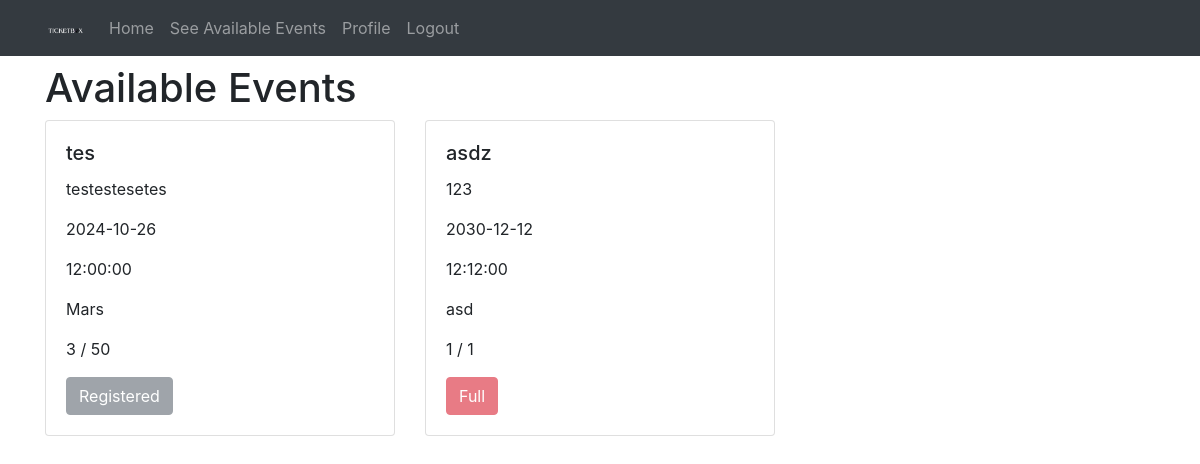
Page /lec/user/register-event.php (signed in) on the committed database.
### tables this page shows
CREATE TABLE `events` (
  `id` int(11) NOT NULL,
  `name` varchar(200) NOT NULL,
  `description` text DEFAULT NULL,
  `date` date NOT NULL,
  `time` time NOT NULL,
  `location` varchar(200) NOT NULL,
  `max_participants` int(11) NOT NULL,
  `current_participants` int(11) DEFAULT 0,
  `status` enum('open','closed','canceled') DEFAULT 'open',
  `image_path` varchar(255) DEFAULT NULL,
  `banner_path` varchar(255) DEFAULT NULL,
  `created_at` timestamp NOT NULL DEFAULT current_timestamp(),
  `updated_at` timestamp NOT NULL DEFAULT current_timestamp() ON UPDATE current_timestamp()
);

### lec/user/register-event.php (the view, shortened to what this page needs)
<?php
include '../includes/header.php';
$database = new Database();
$db = $database->getConnection();
$query = "SELECT e.*,
          (SELECT COUNT(*) FROM event_registrations r WHERE r.event_id = e.id) as registered_count,
          (SELECT COUNT(*) FROM event_registrations r WHERE r.event_id = e.id AND r.user_id = :user_id) as is_registered
          FROM events e
          WHERE e.date >= CURDATE()
          ORDER BY e.date ASC";
$stmt = $db->prepare($query);
$stmt->execute([':user_id' => $_SESSION['user_id']]);
$events = $stmt->fetchAll(PDO::FETCH_ASSOC);
?>
<!DOCTYPE html>
<html>
<head>
    <link rel="stylesheet" href="../assets/css/style.css">
    <link rel="stylesheet" href="https://maxcdn.bootstrapcdn.com/bootstrap/4.5.2/css/bootstrap.min.css">
</head>
<body>
    <div class="container">
        <h1>Available Events</h1>
        <?php if (empty($events)): ?>
            <p>No upcoming events available.</p>
        <?php else: ?>
            <div class="row">
                <?php foreach ($events as $event): ?>
                    <div class="col-md-4">
                        <div class="card mb-4">
                            <div class="card-body">
                                <h5 class="card-title"><?= htmlspecialchars($event['name']) ?></h5>
                                <p class="card-text"><?= htmlspecialchars($event['description']) ?></p>
                                <p class="card-text"><?= $event['date'] ?></p>
                                <p class="card-text"><?= $event['time'] ?></p>
                                <p class="card-text"><?= htmlspecialchars($event['location']) ?></p>
                                <p class="card-text"><?= $event['registered_count'] ?> / <?= $event['max_participants'] ?></p>
                                <?php if ($event['is_registered'] > 0): ?>
                                    <button class="btn btn-secondary" disabled>Registered</button>
                                <?php elseif ($event['registered_count'] < $event['max_participants']): ?>
                                    <button type="button" class="btn btn-primary" data-toggle="modal" data-target="#registerModal" data-event-id="<?= $event['id'] ?>">
                                        Register for Event
                                    </button>
                                <?php else: ?>
                                    <button class="btn btn-danger" disabled>Full</button>
                                <?php endif; ?>
                            </div>
                        </div>
                    </div>
                <?php endforeach; ?>
            </div>
        <?php endif; ?>
    </div>
</body>
</html>

### lec/assets/css/style.css (style rules this page uses)
body { font-family: Arial, sans-serif; line-height: 1.6; margin: 0; background-color: #f5f5f5; padding-top: 40px; }
.container { max-width: 1200px; margin: 0 auto; }
button { background-color: #007bff; color: white; padding: 10px 15px; border: none; border-radius: 4px; cursor: pointer; }
button:disabled { background-color: #cccccc; cursor: not-allowed; }

### rows in the picture
events: name "tes", description "testestesetes", date "2024-10-26", time "12:00:00", location "Mars", registered_count "3", max_participants "50", shows "Registered"
events: name "asdz", description "123", date "2030-12-12", time "12:12:00", location "asd", registered_count "1", max_participants "1", shows "Full"
